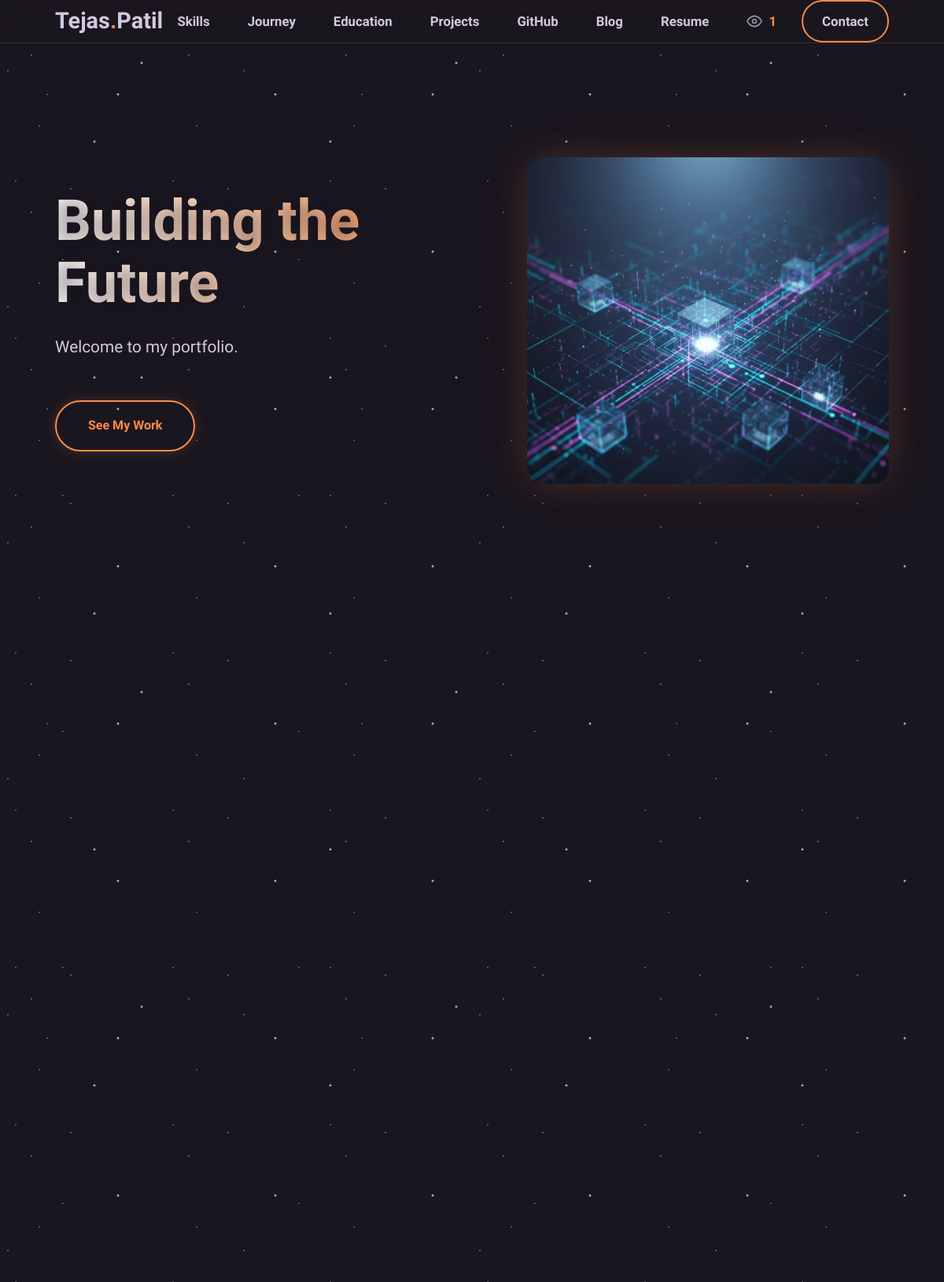
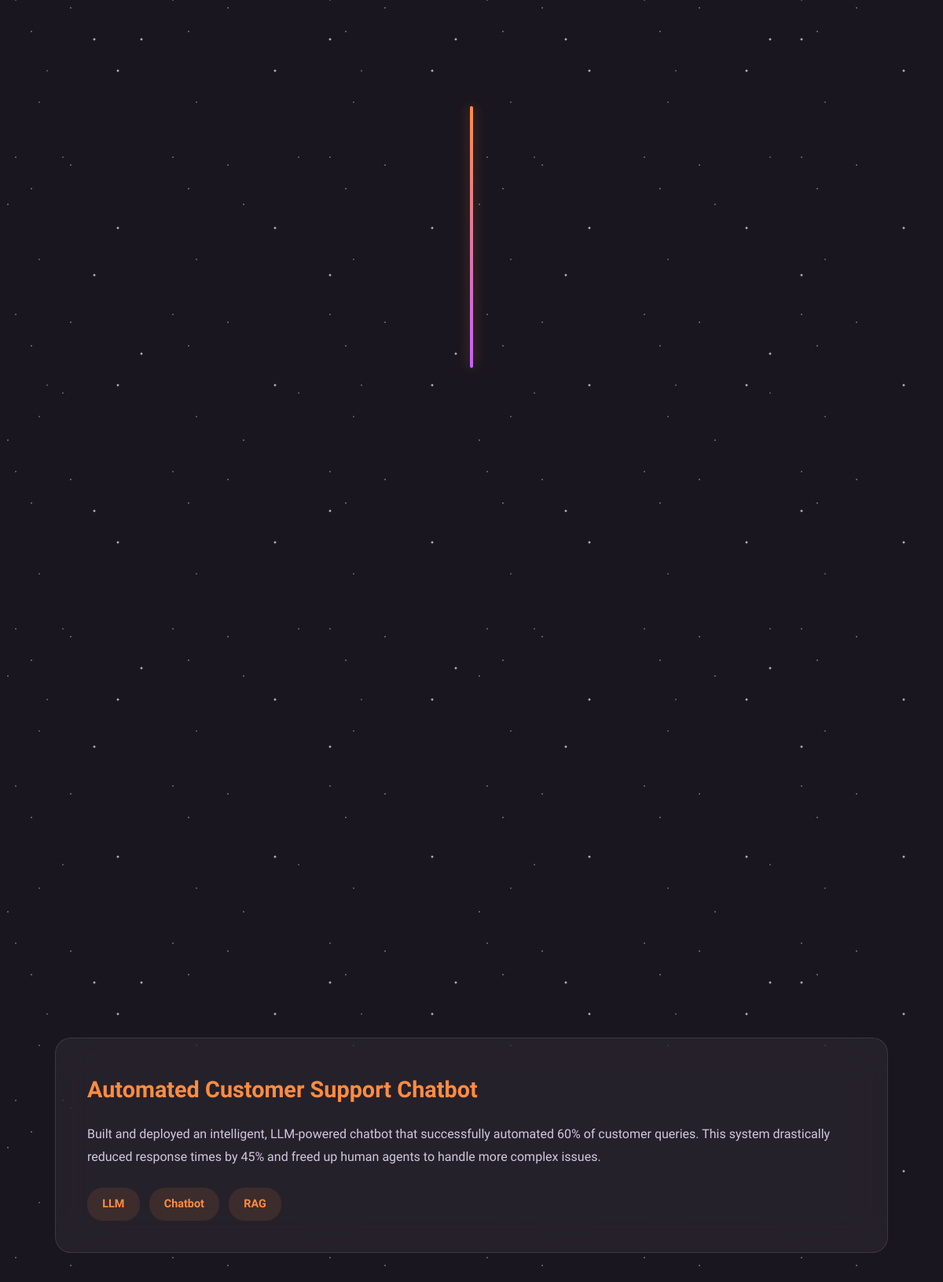
The page / (upper part) on the database its author committed (2 pictures, top to bottom).
### pages/models.py (models this page shows, shortened)
class Project(models.Model):
    CATEGORY_CHOICES = [
        ('AI', 'AI & Machine Learning'),
        ('IOT', 'IoT & Hardware'),
        ('DEV', 'Python Development'),
    ]
    title = models.CharField(max_length=200)
    description = models.TextField()
    category = models.CharField(max_length=3, choices=CATEGORY_CHOICES, default='DEV')
    tech_stack = models.CharField(max_length=255, help_text="Comma separated tags (e.g. Python, Django, OpenCV)")
    link = models.URLField(blank=True, null=True)
    def get_tech_list(self):
        return [tag.strip() for tag in self.tech_stack.split(',')]

### pages/views.py (the view)
# urls.py: path('', pages_views.home, name='home'), # UPDATED
def home(request):
    homepage_content = HomePageContent.objects.first()
    resume = Resume.objects.order_by('-last_updated').first()
    education_entries = Education.objects.all().order_by('order')
    projects = Project.objects.all()
    experiences = Experience.objects.all()
    try:
        recent_post = Post.objects.latest('publication_date')
    except Post.DoesNotExist:
        recent_post = None
    if request.method == 'POST':
        form = ContactForm(request.POST)
        if form.is_valid():
            submission = form.save()
            subject = f"New Portfolio Inquiry from {submission.name}"
            message = f"""
            You have a new contact form submission:

            Name: {submission.name}
            Email: {submission.email}

            Details:
            {submission.details}
            """
            send_mail(
                subject,
                message,
                settings.EMAIL_HOST_USER, # From email
                [settings.EMAIL_HOST_USER], # To email (send to yourself)
                fail_silently=False,
            )
            return redirect('/?submitted=true#contact') # Redirect to contact section with success message
    else:
        form = ContactForm()
    context = {
        'homepage_content': homepage_content,
        'resume': resume,
        'recent_post': recent_post,
        'education_entries': education_entries,
        'projects': projects,
        'experiences': experiences,
        'form': form
    }
    return render(request, 'index.html', context)

### templates/index.html (shortened to what this page needs)
{% load static %}
<!DOCTYPE html>
<html lang="en">
<head>
    <link rel="stylesheet" href="{% static 'style.css' %}">
</head>
<body>
    <div class="stars" id="stars1"></div>
    <div class="stars" id="stars2"></div>
    <div class="stars" id="stars3"></div>
    <header>
        <nav class="container">
            <div class="logo">Tejas<span>.</span>Patil</div>
            <ul class="nav-links" id="nav-links-list">
                <li><a href="#skills">Skills</a></li>
                <li><a href="#experience">Journey</a></li>
                <li><a href="#education">Education</a></li>
                <li><a href="#projects">Projects</a></li>
                <li><a href="#github-stats">GitHub</a></li>
                <li><a href="#blog">Blog</a></li>
                <li><a href="#resume">Resume</a></li>
                <li class="nav-counter">
                    <svg xmlns="http://www.w3.org/2000/svg" width="20" height="20" viewBox="0 0 24 24" fill="none" stroke="currentColor" stroke-width="2" stroke-linecap="round" stroke-linejoin="round"><path d="M1 12s4-8 11-8 11 8 11 8-4 8-11 8-11-8-11-8z"></path><circle cx="12" cy="12" r="3"></circle></svg>
                    <span id="visit-counter-nav">0</span>
                </li>
                <li class="nav-cta"><a href="#contact">Contact</a></li>
            </ul>
        </nav>
    </header>
    <main>
        <section id="home" class="hero container">
            <div class="hero-text">
                <h1>{{ homepage_content.title|default:"Building the Future" }}</h1>
                <p class="hero-subtitle">{{ homepage_content.subtitle|default:"Welcome to my portfolio." }}</p>
                <a href="#projects" class="cta-button">See My Work</a>
            </div>
            <div class="hero-image">
                {% if homepage_content.hero_image %}
                    <img src="{{ homepage_content.hero_image.url }}" alt="Abstract AI and Data Visualization">
                {% else %}
                    <img src="{% static 'images/tech_image.png' %}" alt="Abstract AI and Data Visualization">
                {% endif %}
            </div>
        </section>
        <section id="skills" class="container">
            <div class="skills-grid">
            </div>
        </section>
        <section id="experience" class="container">
            <div class="timeline">
            </div>
        </section>
        <section id="education" class="container">
        </section>
        <section id="projects" class="container">
            <div class="projects-grid">
                {% for project in projects %}
                <div class="project-card glass-card fade-in" data-category="{{ project.category }}">
                    <h3>{{ project.title }}</h3>
                    <p>{{ project.description }}</p>
                    <div class="tech-tags">
                        {% for tag in project.get_tech_list %}
                            <span class="tech-tag">{{ tag }}</span>
                        {% endfor %}
                    </div>
                </div>
                {% empty %}
                 <div style="text-align: center; width: 100%; grid-column: 1 / -1;">
                    <p>Projects will be added soon via the dashboard.</p>
                 </div>
                {% endfor %}
            </div>
        </section>
    </main>
</body>
</html>

### templates/index.html (style rules this page uses)
.project-card { transition: all 0.4s ease; opacity: 1; transform: scale(1); }
.timeline { position: relative; max-width: 1200px; margin: 0 auto; }
.timeline::after { content: ''; position: absolute; width: 4px; background: linear-gradient(to bottom, var(--accent-color), var(--secondary-accent)); top: 0; bottom: 0; left: 50%; margin-left: -2px; border-radius: 2px; box-shadow: 0 0 15px rgba(255, 140, 66, 0.4); }

### rows shown on the page
Project: title "Automated Customer Support Chatbot", description "Built and deployed an intelligent, LLM-powered chatbot that successfully automated 60% of customer queries. This system drastically reduced response times by 45% and freed up human agents to handle more complex issues.", get_tech_list "LLM" "Chatbot" "RAG"

### other values the page prints
{{ homepage_content.title|default:"Building the Future" }} "Building the Future"
{{ homepage_content.subtitle|default:"Welcome to my portfolio." }} "Welcome to my portfolio."
